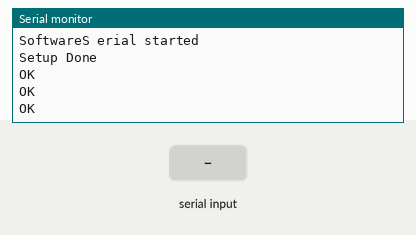
Recording of a sketch running on a simulated Arduino Uno, built with avr-gcc and run on an emulated ATmega328P. Parts: the last lines printed to the serial monitor. The inputs (shaded band) are chosen by the test bench. The modem accepts every AT command (registered, SIM ready, sends succeed) and sends nothing else.

Above: at 3.3 s.
3.4 s: "1" received over the second serial link
At 4.6 s:
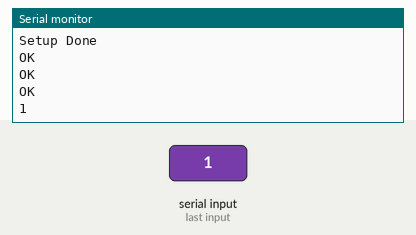
4.9 s: "0" received over the second serial link
At 5.9 s:
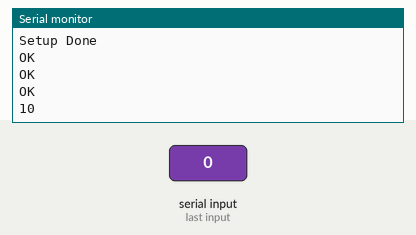

The sketch:

GSMtoHugosSite.ino
```cpp
#include <SoftwareSerial.h>

#define FONA_RX 2 //comms
#define FONA_TX 3 //comms

SoftwareSerial mySerial(FONA_RX, FONA_TX);
char inChar = 0;
void setup() {
  Serial.begin(9600);
  Serial.println("Serial ready");
  mySerial.begin(9600);
  Serial.println("SoftwareS erial started");
  Serial.println("Setup Done");


  mySerial.println("AT+QICSGP=1,\"wap.cingular\"");
//  mySerial.print("\n");
  delay(500);

  mySerial.println("AT+QHTTPURL=36,30");
//  mySerial.print("\n");
  delay(500);
//
  mySerial.println("http://104.131.172.143:3000/add/asdf");
//  mySerial.print("\n");
  delay(500);
////
  mySerial.println("AT+QHTTPGET=60");
//  mySerial.print("/n");
  delay(500);


}

void loop() {
    if (mySerial.available()){
      inChar = mySerial.read();
      Serial.write(inChar);
      delay(20);
    }
  if (Serial.available()>0){
    mySerial.write(Serial.read());
  }
}

void otherInfo(){
    mySerial.println("AT+QHTTPREAD=30");
//  mySerial.print("/n");
  delay(500);
}
```

Measured:
- after the input at 3.4 s, the serial monitor: prints a new line at once (image 1)
- after the input at 4.9 s, the serial monitor: prints a new line at once (image 2)
